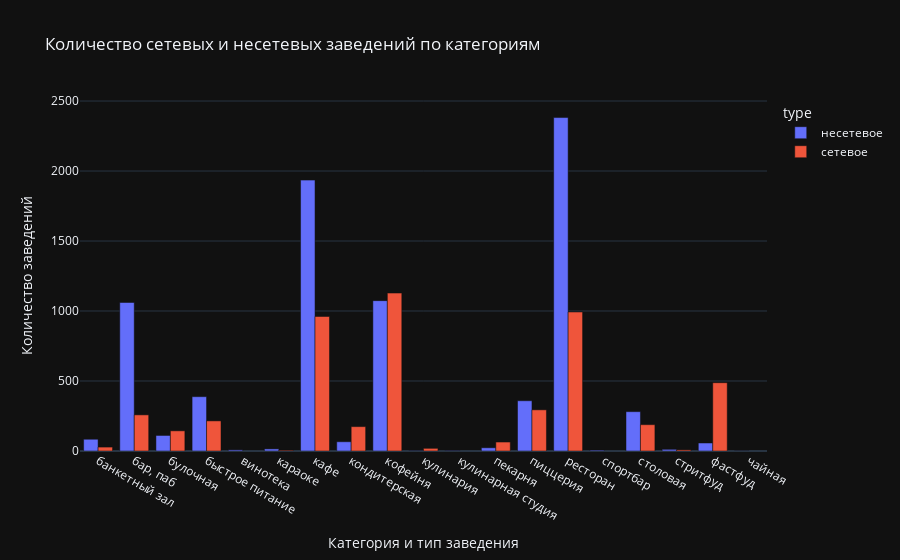

The notebook cell this image was saved under:
### Markdown cell above
Сетевыми в основном являются кофейни, рестораны и кафе.

### Code cell
fig = px.bar(chain_type_tmp, 
             x='category', 
             y= 'count', 
             title = 'Количество сетевых и несетевых заведений по категориям', 
             color='type', barmode='group')
fig.update_layout(xaxis_title = 'Категория и тип заведения',
                  yaxis_title = 'Количество заведений')
fig.update_traces(hovertemplate = 'Категория: %{x} <br>Количество: %{y}')

fig.show()

### Figure 1 — Plotly figure (JSON) as saved in the notebook; plotly's stock layout.template omitted (floating-point values rounded to 4 significant figures)
{"data": [{"alignmentgroup": "True", "hovertemplate": "Категория: %{x} <br>Количество: %{y}", "legendgroup": "несетевое", "marker": {"color": "#636efa", "pattern": {"shape": ""}}, "name": "несетевое", "offsetgroup": "несетевое", "orientation": "v", "showlegend": true, "textposition": "auto", "x": ["банкетный зал", "бар, паб", "булочная", "быстрое питание", "винотека", "караоке", "кафе", "кондитерская", "кофейня", "кулинария", "кулинарная студия", "пекарня", "пиццерия", "ресторан", "спортбар", "столовая", "стритфуд", "фастфуд", "чайная"], "xaxis": "x", "y": [84, 1061, 111, 388, 8, 15, 1935, 66, 1074, 2, 3, 23, 359, 2382, 6, 281, 12, 57, 1], "yaxis": "y", "type": "bar"}, {"alignmentgroup": "True", "hovertemplate": "Категория: %{x} <br>Количество: %{y}", "legendgroup": "сетевое", "marker": {"color": "#EF553B", "pattern": {"shape": ""}}, "name": "сетевое", "offsetgroup": "сетевое", "orientation": "v", "showlegend": true, "textposition": "auto", "x": ["банкетный зал", "бар, паб", "булочная", "быстрое питание", "караоке", "кафе", "кондитерская", "кофейня", "кулинария", "пекарня", "пиццерия", "ресторан", "столовая", "стритфуд", "фастфуд"], "xaxis": "x", "y": [28, 258, 144, 215, 5, 961, 174, 1128, 19, 64, 294, 993, 188, 8, 488], "yaxis": "y", "type": "bar"}], "layout": {"xaxis": {"anchor": "y", "domain": [0.0, 1.0], "title": {"text": "Категория и тип заведения"}}, "yaxis": {"anchor": "x", "domain": [0.0, 1.0], "title": {"text": "Количество заведений"}}, "legend": {"title": {"text": "type"}, "tracegroupgap": 0}, "title": {"text": "Количество сетевых и несетевых заведений по категориям"}, "barmode": "group"}}
